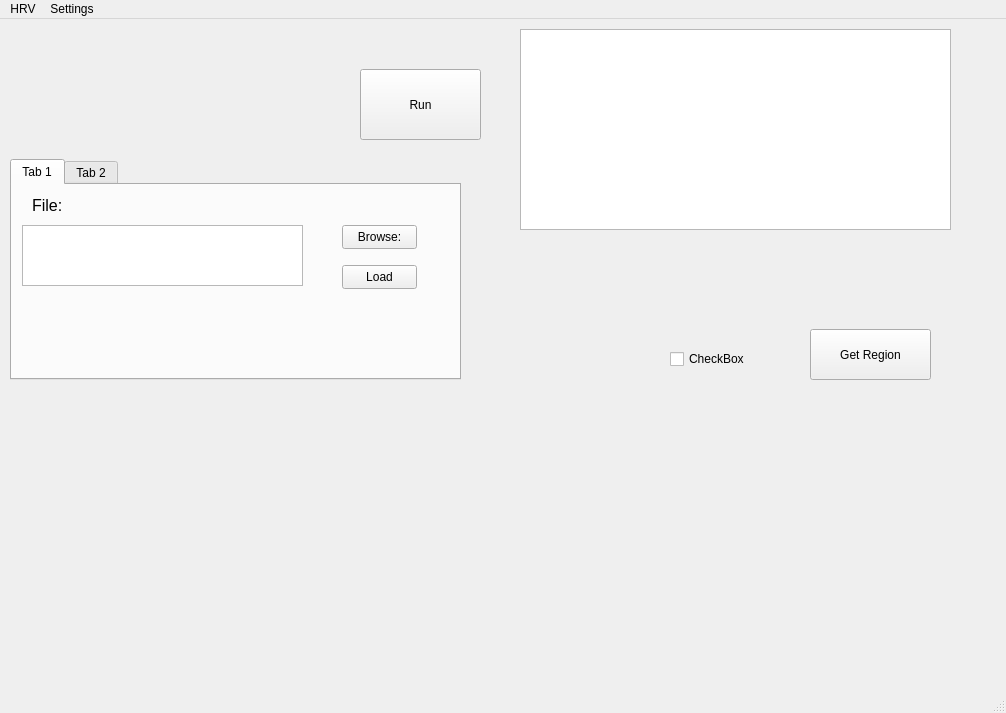
<?xml version="1.0" encoding="UTF-8"?>
<ui version="4.0">
 <class>MainWindow</class>
 <widget class="QMainWindow" name="MainWindow">
  <property name="geometry">
   <rect>
    <x>0</x>
    <y>0</y>
    <width>1006</width>
    <height>713</height>
   </rect>
  </property>
  <property name="windowTitle">
   <string>MainWindow</string>
  </property>
  <widget class="QWidget" name="centralwidget">
   <widget class="QPushButton" name="button1">
    <property name="geometry">
     <rect>
      <x>360</x>
      <y>50</y>
      <width>121</width>
      <height>71</height>
     </rect>
    </property>
    <property name="text">
     <string>Run</string>
    </property>
   </widget>
   <widget class="QTextBrowser" name="output_box_1">
    <property name="geometry">
     <rect>
      <x>520</x>
      <y>10</y>
      <width>431</width>
      <height>201</height>
     </rect>
    </property>
   </widget>
   <widget class="PlotWidget" name="graph_widget" native="true">
    <property name="geometry">
     <rect>
      <x>10</x>
      <y>380</y>
      <width>971</width>
      <height>291</height>
     </rect>
    </property>
   </widget>
   <widget class="QPushButton" name="button2">
    <property name="geometry">
     <rect>
      <x>810</x>
      <y>310</y>
      <width>121</width>
      <height>51</height>
     </rect>
    </property>
    <property name="text">
     <string>Get Region</string>
    </property>
   </widget>
   <widget class="QTabWidget" name="tabWidget">
    <property name="geometry">
     <rect>
      <x>10</x>
      <y>140</y>
      <width>451</width>
      <height>221</height>
     </rect>
    </property>
    <property name="currentIndex">
     <number>0</number>
    </property>
    <widget class="QWidget" name="tab">
     <attribute name="title">
      <string>Tab 1</string>
     </attribute>
     <widget class="QPushButton" name="button3">
      <property name="geometry">
       <rect>
        <x>330</x>
        <y>40</y>
        <width>75</width>
        <height>24</height>
       </rect>
      </property>
      <property name="text">
       <string>Browse:</string>
      </property>
     </widget>
     <widget class="QPlainTextEdit" name="file_location_box">
      <property name="geometry">
       <rect>
        <x>10</x>
        <y>40</y>
        <width>281</width>
        <height>61</height>
       </rect>
      </property>
     </widget>
     <widget class="QLabel" name="label">
      <property name="geometry">
       <rect>
        <x>20</x>
        <y>10</y>
        <width>71</width>
        <height>21</height>
       </rect>
      </property>
      <property name="font">
       <font>
        <pointsize>12</pointsize>
       </font>
      </property>
      <property name="text">
       <string>File:</string>
      </property>
     </widget>
     <widget class="QPushButton" name="button4">
      <property name="geometry">
       <rect>
        <x>330</x>
        <y>80</y>
        <width>75</width>
        <height>24</height>
       </rect>
      </property>
      <property name="text">
       <string>Load</string>
      </property>
     </widget>
    </widget>
    <widget class="QWidget" name="tab_2">
     <attribute name="title">
      <string>Tab 2</string>
     </attribute>
     <widget class="QSlider" name="horizontalSlider">
      <property name="geometry">
       <rect>
        <x>20</x>
        <y>70</y>
        <width>160</width>
        <height>22</height>
       </rect>
      </property>
      <property name="orientation">
       <enum>Qt::Horizontal</enum>
      </property>
     </widget>
    </widget>
   </widget>
   <widget class="QCheckBox" name="checkBox">
    <property name="geometry">
     <rect>
      <x>670</x>
      <y>330</y>
      <width>76</width>
      <height>20</height>
     </rect>
    </property>
    <property name="text">
     <string>CheckBox</string>
    </property>
   </widget>
  </widget>
  <widget class="QMenuBar" name="menubar">
   <property name="geometry">
    <rect>
     <x>0</x>
     <y>0</y>
     <width>1006</width>
     <height>22</height>
    </rect>
   </property>
   <widget class="QMenu" name="menuHRV">
    <property name="title">
     <string>HRV</string>
    </property>
   </widget>
   <widget class="QMenu" name="menuSettings">
    <property name="title">
     <string>Settings</string>
    </property>
   </widget>
   <addaction name="menuHRV"/>
   <addaction name="menuSettings"/>
  </widget>
  <widget class="QStatusBar" name="statusbar"/>
 </widget>
 <customwidgets>
  <customwidget>
   <class>PlotWidget</class>
   <extends>QWidget</extends>
   <header>pyqtgraph</header>
   <container>1</container>
  </customwidget>
 </customwidgets>
 <resources/>
 <connections/>
</ui>
